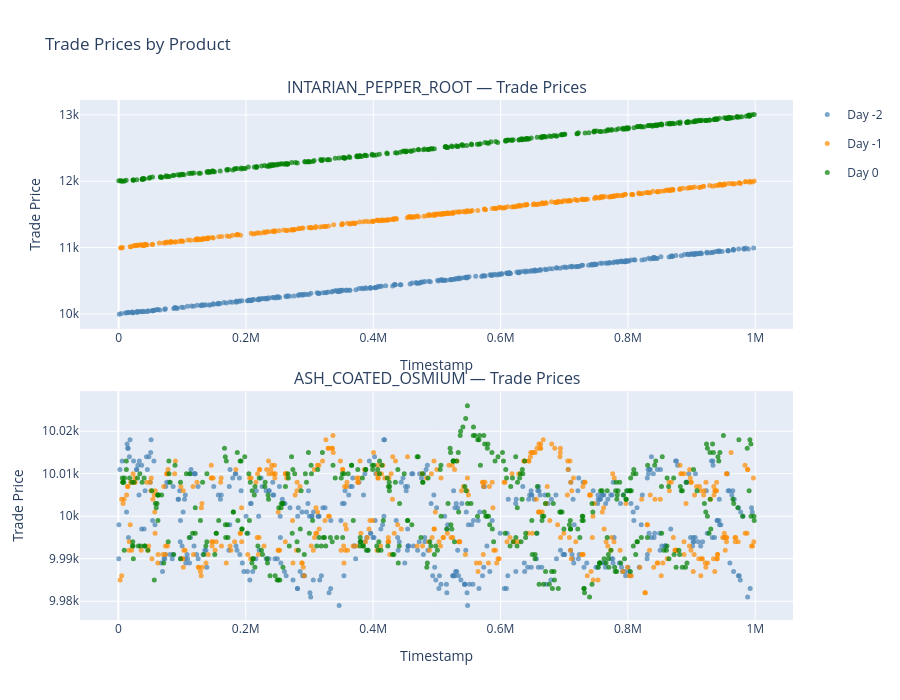

The code cell stored with this chart in its notebook:
### Markdown cell above
## Trade Graph, per product per day

### Code cell
# ── Trade price plots (from trade dataframes) ─────────────────────────────────
fig2 = make_subplots(
    rows=2,
    cols=1,
    subplot_titles=[
        "INTARIAN_PEPPER_ROOT — Trade Prices",
        "ASH_COATED_OSMIUM — Trade Prices",
    ],
    shared_xaxes=False,
    vertical_spacing=0.12,
)

for row, (trades, name) in enumerate(
    [
        (trades_pepper, "INTARIAN_PEPPER_ROOT"),
        (trades_osmium, "ASH_COATED_OSMIUM"),
    ],
    start=1,
):
    for day_val, (color, label) in day_styles.items():
        subset = trades[trades["day"] == day_val]
        fig2.add_trace(
            go.Scatter(
                x=subset["timestamp"],
                y=subset["price"],
                mode="markers",
                name=label,
                legendgroup=label,
                showlegend=(row == 1),
                marker=dict(color=color, size=5, opacity=0.7),
                customdata=subset[["quantity"]],
                hovertemplate="Timestamp: %{x}<br>Price: %{y}<br>Qty: %{customdata[0]}<extra>"
                + label
                + "</extra>",
            ),
            row=row,
            col=1,
        )

fig2.update_layout(
    height=700, title="Trade Prices by Product", hovermode="closest"
)
fig2.update_xaxes(title_text="Timestamp")
fig2.update_yaxes(title_text="Trade Price")
fig2.show()

### Figure 1 — Plotly figure (JSON) as saved in the notebook; plotly's stock layout.template omitted (floating-point values rounded to 4 significant figures; data arrays with more than 128 entries replaced by an {"elided": "..."} marker saying what was removed)
{"data": [{"customdata": {"elided": "344x1 int values"}, "hovertemplate": "Timestamp: %{x}<br>Price: %{y}<br>Qty: %{customdata[0]}<extra>Day -2</extra>", "legendgroup": "Day -2", "marker": {"color": "steelblue", "opacity": 0.7, "size": 5}, "mode": "markers", "name": "Day -2", "showlegend": true, "type": "scatter", "x": {"elided": "344 int values"}, "xaxis": "x", "y": {"elided": "344 float values"}, "yaxis": "y"}, {"customdata": {"elided": "335x1 int values"}, "hovertemplate": "Timestamp: %{x}<br>Price: %{y}<br>Qty: %{customdata[0]}<extra>Day -1</extra>", "legendgroup": "Day -1", "marker": {"color": "darkorange", "opacity": 0.7, "size": 5}, "mode": "markers", "name": "Day -1", "showlegend": true, "type": "scatter", "x": {"elided": "335 int values"}, "xaxis": "x", "y": {"elided": "335 float values"}, "yaxis": "y"}, {"customdata": {"elided": "332x1 int values"}, "hovertemplate": "Timestamp: %{x}<br>Price: %{y}<br>Qty: %{customdata[0]}<extra>Day 0</extra>", "legendgroup": "Day 0", "marker": {"color": "green", "opacity": 0.7, "size": 5}, "mode": "markers", "name": "Day 0", "showlegend": true, "type": "scatter", "x": {"elided": "332 int values"}, "xaxis": "x", "y": {"elided": "332 float values"}, "yaxis": "y"}, {"customdata": {"elided": "429x1 int values"}, "hovertemplate": "Timestamp: %{x}<br>Price: %{y}<br>Qty: %{customdata[0]}<extra>Day -2</extra>", "legendgroup": "Day -2", "marker": {"color": "steelblue", "opacity": 0.7, "size": 5}, "mode": "markers", "name": "Day -2", "showlegend": false, "type": "scatter", "x": {"elided": "429 int values"}, "xaxis": "x2", "y": {"elided": "429 float values"}, "yaxis": "y2"}, {"customdata": {"elided": "425x1 int values"}, "hovertemplate": "Timestamp: %{x}<br>Price: %{y}<br>Qty: %{customdata[0]}<extra>Day -1</extra>", "legendgroup": "Day -1", "marker": {"color": "darkorange", "opacity": 0.7, "size": 5}, "mode": "markers", "name": "Day -1", "showlegend": false, "type": "scatter", "x": {"elided": "425 int values"}, "xaxis": "x2", "y": {"elided": "425 float values"}, "yaxis": "y2"}, {"customdata": {"elided": "411x1 int values"}, "hovertemplate": "Timestamp: %{x}<br>Price: %{y}<br>Qty: %{customdata[0]}<extra>Day 0</extra>", "legendgroup": "Day 0", "marker": {"color": "green", "opacity": 0.7, "size": 5}, "mode": "markers", "name": "Day 0", "showlegend": false, "type": "scatter", "x": {"elided": "411 int values"}, "xaxis": "x2", "y": {"elided": "411 float values"}, "yaxis": "y2"}], "layout": {"annotations": [{"font": {"size": 16}, "showarrow": false, "text": "INTARIAN_PEPPER_ROOT — Trade Prices", "x": 0.5, "xanchor": "center", "xref": "paper", "y": 1, "yanchor": "bottom", "yref": "paper"}, {"font": {"size": 16}, "showarrow": false, "text": "ASH_COATED_OSMIUM — Trade Prices", "x": 0.5, "xanchor": "center", "xref": "paper", "y": 0.44, "yanchor": "bottom", "yref": "paper"}], "height": 700, "hovermode": "closest", "title": {"text": "Trade Prices by Product"}, "xaxis": {"anchor": "y", "domain": [0, 1], "title": {"text": "Timestamp"}}, "xaxis2": {"anchor": "y2", "domain": [0, 1], "title": {"text": "Timestamp"}}, "yaxis": {"anchor": "x", "domain": [0.56, 1], "title": {"text": "Trade Price"}}, "yaxis2": {"anchor": "x2", "domain": [0, 0.44], "title": {"text": "Trade Price"}}}}
